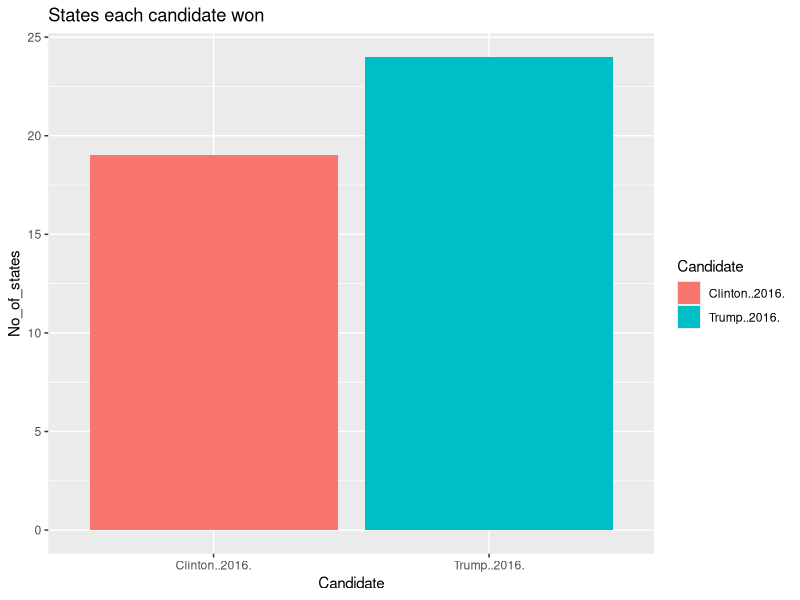
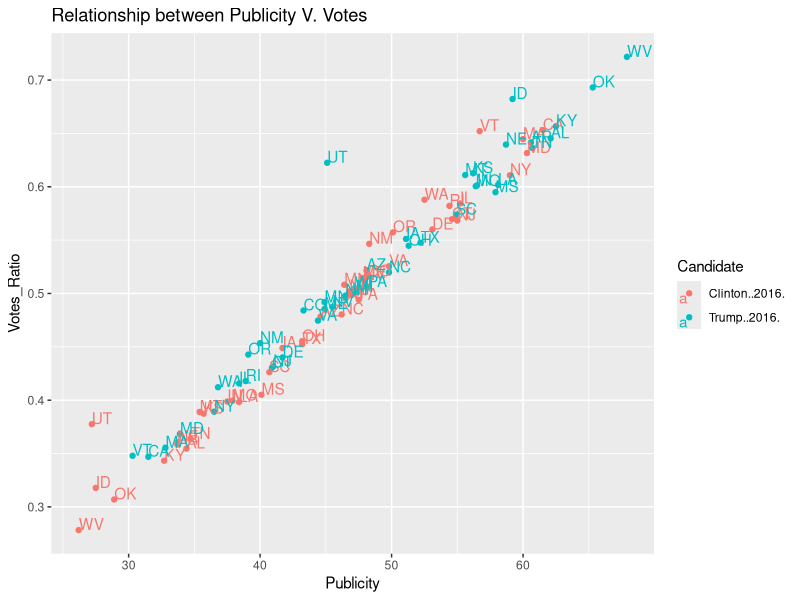
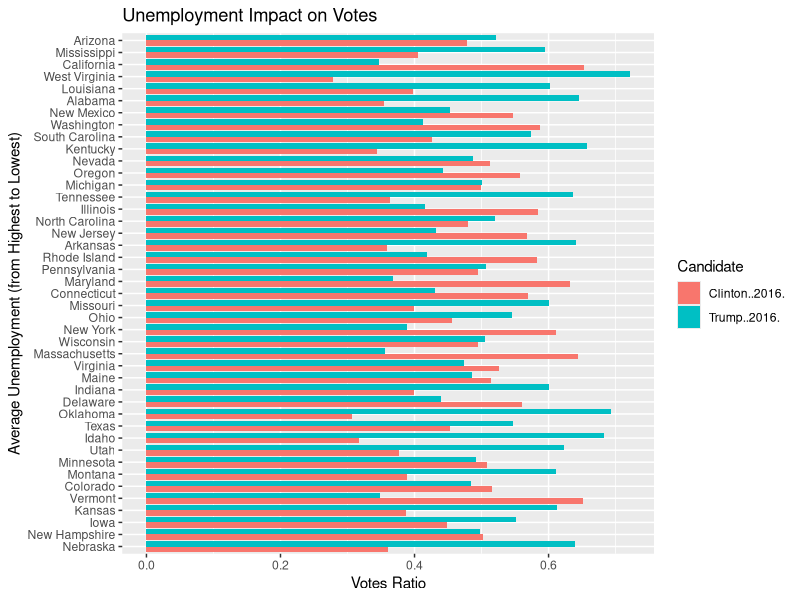
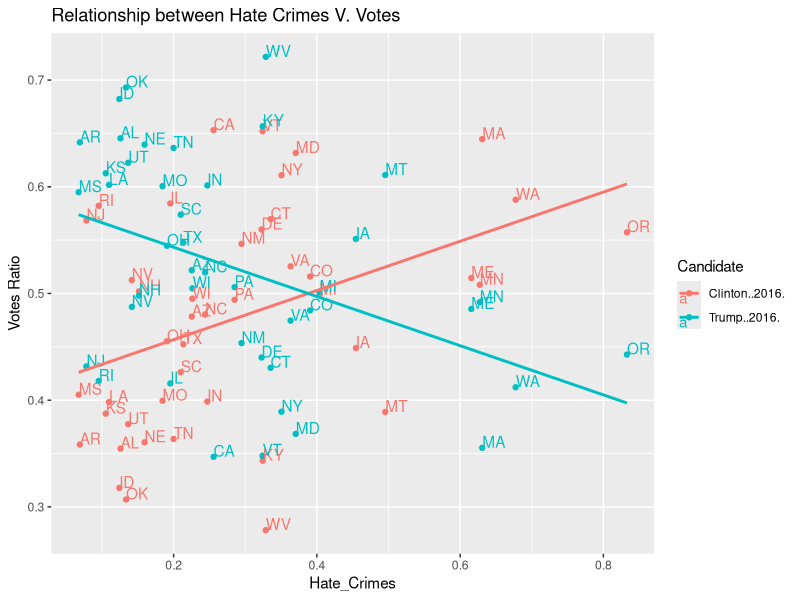

These charts were generated, in order, by the following R code:
#Eyoas,Chin Chin, Sarah 
#Goal 5 

#loading the readr dataset so that the files can be read into the program
library(dplyr)
library(readr)
library(ggplot2)
library(knitr)
options(scipen = 99)
dataset=read.csv("dataset.csv")

#datasetc is a collection of data with all of its factors. RatioC is for Clinton RatioT is for Trump to calculate an accurate vote count 
  #ktable is just to show the table in the knitted document 
  datasetc=dataset%>%mutate(ratioC=votes_dem_2016/(votes_dem_2016 + votes_gop_2016))
  datasetct=datasetc %>%mutate(ratioT=votes_gop_2016/(votes_dem_2016 + votes_gop_2016))
  datasetct=na.omit(datasetct)
  kable(datasetct [1:5, ])

#One is a dataset with informtion about the canidates, qty of hatecrimes, and he publicity each canidate recieved. 
  #using the melt function we are trying to concatinate them into one colum (from "wide" to "long")
  One=datasetct%>%select(state, state_abbr, hate_crimes_per_100k_splc, `Rates.of.2016`, `Rates.of.2015`, `Rates.of.2014`, `Clinton..2016.`, `Trump..2016.` )
  library(reshape2)                    
  One_y <- One %>% melt(id = c("state", "state_abbr","hate_crimes_per_100k_splc", 'Rates.of.2016', 'Rates.of.2015', 'Rates.of.2014'))
#Two is a dataset with information about the total votes for each party.
  #using melt again we are trying to concatinate the data into one colum (from "wide" to "long")
  Two = datasetct %>% select(state, ratioC, ratioT)
  Two_y <- Two %>% melt(id = c("state"))
#Final is a dataset with both One and Two altertered contents with the names adjusted to what the data is counting
  Final=cbind(One_y, Two_y)
  colnames(Final)= c("State", "Abbr","Hate_Crimes", "Unemp2016", "Unemp2015", "Unemp2014", "Candidate", "Publicity",
                     "State2","Ratio", "Votes" )

#Final_win is a table with info about the states each canidate won/lost TRUE = Win 
  #the 0.5 is refering to the ratioC/T 0.5 is when there is a 50/50 split in votes. 
  Final=Final%>%mutate(Win = Votes > 0.5)
  Final_Win=Final %>% mutate(mean_unemp = (Unemp2016 + Unemp2015 + Unemp2014) / 3)  %>%select(State, Abbr, Hate_Crimes, mean_unemp, Publicity, Candidate, Ratio, Votes, Win) %>% arrange(State) 
  Final_Win=na.omit(Final_Win)
  kable(Final_Win [1:5, ])

#Graph is a bar plot to show if the canidate won the state vote or not. 
  Final1= Final%>%group_by(Candidate, Win)%>%summarise(n())
  colnames(Final1)=c("Candidate", "Win", "No_of_states")
  Final1= na.omit(Final1)
  Final1=subset(Final1, Win==TRUE)
  ggplot(Final1, aes(x= Candidate,y= No_of_states, fill= Candidate))+geom_bar(stat="identity")+ggtitle("States each candidate won")
#graph is a scatter plot to show if the Relationship between publicity and votes received.
  ggplot(Final,aes(x=Publicity, y=Votes, color=Candidate, label=Abbr))+geom_point()+geom_text(hjust=0, vjust=0)+ylab("Votes_Ratio")+ggtitle("Relationship between Publicity V. Votes")

#another bar graph showing the unemployemt rates to votes from Highest at the top to lowest at the bottom. 
  #to see clearly the relatonship, you have to look at frequency 
  Final2 <- Final %>% mutate(mean_unemp = (Unemp2016 + Unemp2015 + Unemp2014) / 3)%>% select(State,Abbr, Unemp2016, Unemp2015, Unemp2014,mean_unemp,Candidate, Votes)
  Final2=na.omit(Final2)
  ggplot(Final2, aes(x=reorder(State,mean_unemp), y=Votes, fill= Candidate))+geom_bar(stat="identity",position = "dodge")+coord_flip()+xlab("Average Unemployment (from Highest to Lowest)")+ylab("Votes Ratio")+ggtitle("Unemployment Impact on Votes")


#final graph is a scatter plot lising the ratio of Hatecrimes to votes with a line of regression. There 
  #removed District of Columbia bc it is an outlier skewing the data. 
  Hate=Final%>%select(State, Abbr, Candidate, Hate_Crimes, Votes)
  Hate=Hate%>%filter(State!="District of Columbia")
  ggplot(Hate, aes(x=Hate_Crimes, y=Votes, color=Candidate, label=Abbr))+geom_point()+geom_text(hjust=0,vjust=0)+geom_smooth(method = lm, se=FALSE)+ylab("Votes Ratio")+ggtitle("Relationship between Hate Crimes V. Votes")

